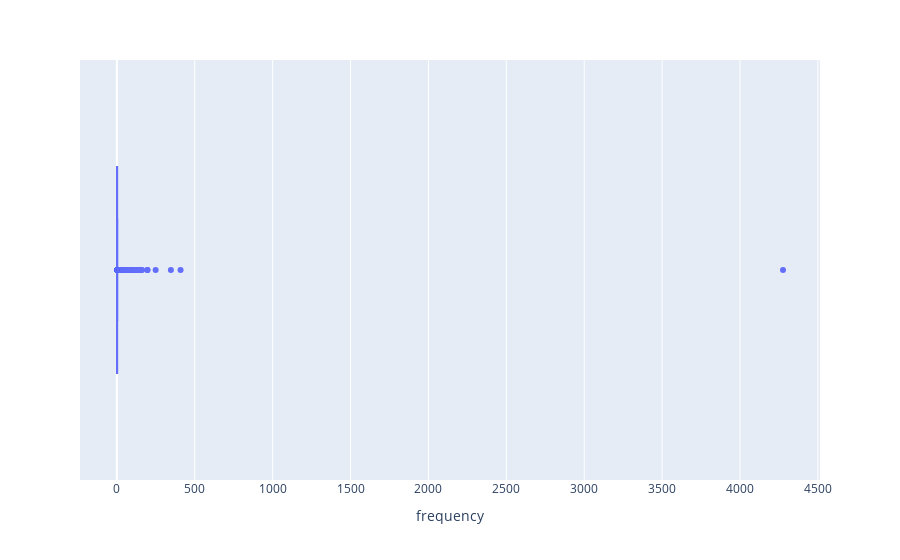

Source (notebook cell):
### Markdown cell above
Let's use a another library for the new box plot.

### Code cell
px.box(data_frame=frequency, x="frequency", hover_data=['index', 'frequency'])

### Figure 1 — Plotly figure (JSON) as saved in the notebook; plotly's stock layout.template omitted (floating-point values rounded to 4 significant figures; data arrays with more than 128 entries replaced by an {"elided": "..."} marker saying what was removed)
{"data": [{"alignmentgroup": "True", "customdata": {"elided": "19893x1 str values"}, "hovertemplate": "frequency=%{x}<br>index=%{customdata[0]}<extra></extra>", "legendgroup": "", "marker": {"color": "#636efa"}, "name": "", "notched": false, "offsetgroup": "", "orientation": "h", "showlegend": false, "type": "box", "x": {"elided": "19893 int values"}, "x0": " ", "xaxis": "x", "y0": " ", "yaxis": "y"}], "layout": {"boxmode": "group", "legend": {"tracegroupgap": 0}, "margin": {"t": 60}, "xaxis": {"anchor": "y", "domain": [0, 1], "title": {"text": "frequency"}}, "yaxis": {"anchor": "x", "domain": [0, 1]}}}
